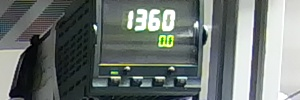
#> input picture statics/examples/WIN_20240102_20_47_26_Pro.jpg, 300 x 100 px, found by its file name
$ python find_color_range.py
#> lines starting #> are read from the running program, lines starting #| are printed output that depends on the picture
### basic_funcs.py
#!/usr/bin/env python
# -*- coding: UTF-8 -*-
"""
# ==========================================
# Copyright 2024 Yang
# PythonProjects - cv_funcs
# ==========================================
#
#
#
"""

import cv2 as cv
import numpy as np


# [9 lines left out: function cv_show, not called in this run]


def cv_resize(src_img, width=None, height=None, inter=cv.INTER_AREA):
    """
    调整图像尺寸
    :param src_img: 原图
    :param width: 调整后的宽
    :param height: 调整后的高
    :param inter: 插值方法
    :return: 调整后的图像
    """
    if width is None and height is None:
        return src_img  # 不予变换

    h, w = src_img.shape[:2]

    if width is None:
        rate = float(h) / height
        return cv.resize(src_img, (int(w / rate + 0.5), height), interpolation=inter)
    elif height is None:
        rate = float(w) / width
        return cv.resize(src_img, (width, int(h / rate + 0.5)), interpolation=inter)
    else:
        return cv.resize(src_img, (width, height), interpolation=inter)


# [23 lines left out: functions bounding_rect, write, not called in this run]

### find_color_range.py
#!/usr/bin/env python
# -*- coding: UTF-8 -*-
"""
# ==========================================
# Copyright 2024 Yang
# PythonProjects - find_color_range
# ==========================================
#
#
#
"""
from global_settings import EXAMPLE_IMG_PATH
from basic_funcs import cv_resize, cv_show, cv, np


def find_color_range(example_img=""):
#> called with example_img = ''
    if example_img == "":
        example_img = EXAMPLE_IMG_PATH

    Winname = "Frame:"

    def nothing(x):
        pass

    cv.namedWindow('Frame:')
    # H, S,V are for Lower Boundaries
    # H2,S2,V2 are for Upper Boundaries
    cv.createTrackbar('H', Winname, 0, 255, nothing)
    cv.createTrackbar('S', Winname, 0, 255, nothing)
    cv.createTrackbar('V', Winname, 0, 255, nothing)
    cv.createTrackbar('H2', Winname, 0, 255, nothing)
    cv.createTrackbar('S2', Winname, 0, 255, nothing)
    cv.createTrackbar('V2', Winname, 0, 255, nothing)

    while True:
        frame = cv.imread(example_img)
#> frame is the input picture: shape (100, 300, 3); mean B, G, R 113.6, 116.6, 108.7
        frame = frame[0:35, 120:180]
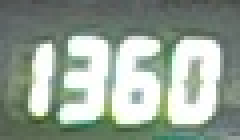
#> frame: shape (35, 60, 3) (shown 4 times larger); mean B, G, R 150.4, 162.4, 149.7
        frame = cv_resize(frame, 35 * 10, 60 * 10)
#> in cv_resize, `return cv.resize(src_img, (width, height), interpolation=inter)`:
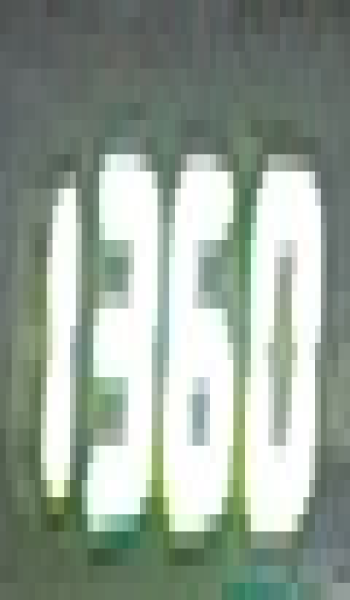
#> returned value: shape (600, 350, 3); mean of channels 0, 1, 2 150.4, 162.4, 149.7; drawn as B, G, R
        H = cv.getTrackbarPos('H', 'Frame:')
        S = cv.getTrackbarPos('S', 'Frame:')
        V = cv.getTrackbarPos('V', 'Frame:')
        H2 = cv.getTrackbarPos('H2', 'Frame:')
        S2 = cv.getTrackbarPos('S2', 'Frame:')
        V2 = cv.getTrackbarPos('V2', 'Frame:')
        hsv = cv.cvtColor(frame, cv.COLOR_BGR2HSV)
#> hsv: shape (600, 350, 3); mean H, S, V 64.6, 28.7, 162.5
        lower_boundary = np.array([H, S, V])
        upper_boundary = np.array([H2, S2, V2])
        mask = cv.inRange(hsv, lower_boundary, upper_boundary)
#> mask: shape (600, 350); every value is 0
        final = cv.bitwise_and(frame, frame, mask=mask)
#> final: shape (600, 350, 3); every value is 0
        cv.imshow("Frame:", final)

        if cv.waitKey(1) == ord('q'):
#> (key q is pressed here)
            break

    cv.destroyAllWindows()


if __name__ == "__main__":
    find_color_range()
